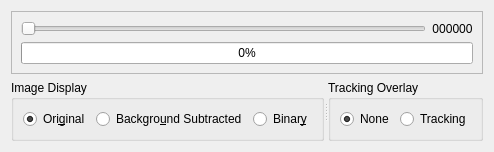
       <widget class="QWidget" name="tab">
        <attribute name="title">
         <string>Control</string>
        </attribute>
        <layout class="QGridLayout" name="gridLayout_18">
         <item row="0" column="0">
          <widget class="QFrame" name="frame">
           <property name="maximumSize">
            <size>
             <width>16777215</width>
             <height>68</height>
            </size>
           </property>
           <property name="frameShape">
            <enum>QFrame::StyledPanel</enum>
           </property>
           <property name="frameShadow">
            <enum>QFrame::Raised</enum>
           </property>
           <layout class="QGridLayout" name="gridLayout_17">
            <item row="0" column="0">
             <widget class="QSlider" name="slider">
              <property name="orientation">
               <enum>Qt::Horizontal</enum>
              </property>
             </widget>
            </item>
            <item row="0" column="1">
             <widget class="QLabel" name="replayNumber">
              <property name="text">
               <string>000000</string>
              </property>
              <property name="scaledContents">
               <bool>false</bool>
              </property>
              <property name="alignment">
               <set>Qt::AlignCenter</set>
              </property>
             </widget>
            </item>
            <item row="1" column="0" colspan="2">
             <widget class="QProgressBar" name="progressBar">
              <property name="value">
               <number>0</number>
              </property>
             </widget>
            </item>
           </layout>
          </widget>
         </item>
         <item row="1" column="0">
          <widget class="QSplitter" name="splitter">
           <property name="maximumSize">
            <size>
             <width>808</width>
             <height>16777215</height>
            </size>
           </property>
           <property name="orientation">
            <enum>Qt::Horizontal</enum>
           </property>
           <widget class="QGroupBox" name="imageDisplayGroup">
            <property name="maximumSize">
             <size>
              <width>402</width>
              <height>16777215</height>
             </size>
            </property>
            <property name="title">
             <string>Image Display</string>
            </property>
            <property name="checkable">
             <bool>false</bool>
            </property>
            <layout class="QGridLayout" name="gridLayout_3">
             <item row="0" column="0">
              <widget class="QRadioButton" name="isOriginal">
               <property name="text">
                <string>Ori&amp;ginal</string>
               </property>
               <property name="checked">
                <bool>true</bool>
               </property>
              </widget>
             </item>
             <item row="0" column="1">
              <widget class="QRadioButton" name="isSub">
               <property name="text">
                <string>Backgro&amp;und Subtracted</string>
               </property>
               <property name="checkable">
                <bool>false</bool>
               </property>
              </widget>
             </item>
             <item row="0" column="2">
              <widget class="QRadioButton" name="isBin">
               <property name="text">
                <string>Binar&amp;y</string>
               </property>
               <property name="checkable">
                <bool>false</bool>
               </property>
              </widget>
             </item>
            </layout>
           </widget>
           <widget class="QGroupBox" name="trackingOverlayGroup">
            <property name="maximumSize">
             <size>
              <width>402</width>
              <height>16777215</height>
             </size>
            </property>
            <property name="title">
             <string>Tracking Overlay</string>
            </property>
            <layout class="QGridLayout" name="gridLayout_12">
             <item row="0" column="0">
              <widget class="QRadioButton" name="isNone">
               <property name="sizePolicy">
                <sizepolicy hsizetype="Preferred" vsizetype="Fixed">
                 <horstretch>0</horstretch>
                 <verstretch>0</verstretch>
                </sizepolicy>
               </property>
               <property name="text">
                <string>None</string>
               </property>
               <property name="checked">
                <bool>true</bool>
               </property>
              </widget>
             </item>
             <item row="0" column="1">
              <widget class="QRadioButton" name="isTracked">
               <property name="text">
                <string>Tracking</string>
               </property>
               <property name="checkable">
                <bool>false</bool>
               </property>
              </widget>
             </item>
            </layout>
           </widget>
          </widget>
         </item>
        </layout>
       </widget>
